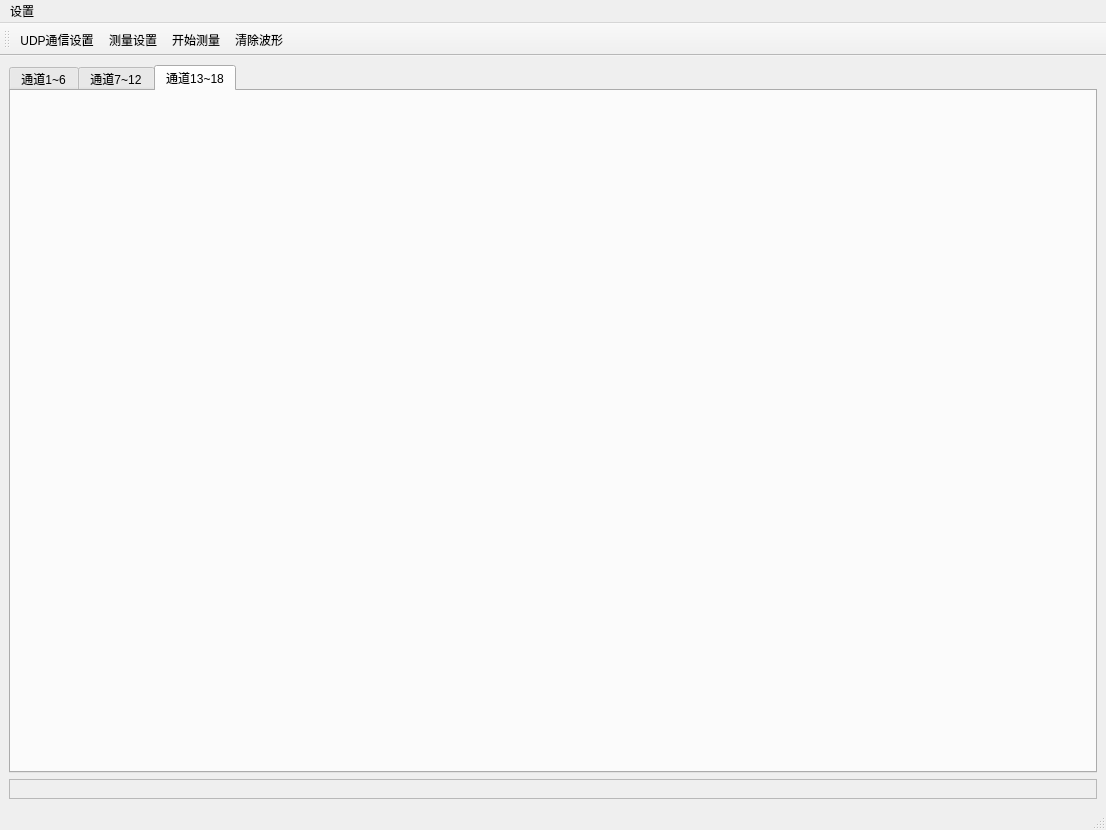
<?xml version="1.0" encoding="UTF-8"?>
<ui version="4.0">
 <class>MyMainWindow</class>
 <widget class="QMainWindow" name="MyMainWindow">
  <property name="geometry">
   <rect>
    <x>0</x>
    <y>0</y>
    <width>1106</width>
    <height>830</height>
   </rect>
  </property>
  <property name="windowTitle">
   <string>MainWindow</string>
  </property>
  <widget class="QWidget" name="centralwidget">
   <layout class="QGridLayout" name="gridLayout_3">
    <item row="0" column="0">
     <widget class="QTabWidget" name="tabWidget">
      <property name="currentIndex">
       <number>2</number>
      </property>
      <widget class="QWidget" name="tab">
       <attribute name="title">
        <string>通道1~6</string>
       </attribute>
       <layout class="QVBoxLayout" name="verticalLayout_3"/>
      </widget>
      <widget class="QWidget" name="tab_2">
       <attribute name="title">
        <string>通道7~12</string>
       </attribute>
       <layout class="QVBoxLayout" name="verticalLayout"/>
      </widget>
      <widget class="QWidget" name="tab_3">
       <attribute name="title">
        <string>通道13~18</string>
       </attribute>
       <layout class="QVBoxLayout" name="verticalLayout_2"/>
      </widget>
     </widget>
    </item>
    <item row="1" column="0">
     <widget class="QFrame" name="frameMeasure">
      <property name="frameShape">
       <enum>QFrame::StyledPanel</enum>
      </property>
      <property name="frameShadow">
       <enum>QFrame::Raised</enum>
      </property>
      <layout class="QHBoxLayout" name="horizontalLayout"/>
     </widget>
    </item>
   </layout>
  </widget>
  <widget class="QMenuBar" name="menubar">
   <property name="geometry">
    <rect>
     <x>0</x>
     <y>0</y>
     <width>1106</width>
     <height>22</height>
    </rect>
   </property>
   <widget class="QMenu" name="menu">
    <property name="title">
     <string>设置</string>
    </property>
    <addaction name="actionUDPConfig"/>
    <addaction name="actionMeasureConfig"/>
   </widget>
   <addaction name="menu"/>
  </widget>
  <widget class="QStatusBar" name="statusbar"/>
  <widget class="QToolBar" name="toolBar">
   <property name="windowTitle">
    <string>toolBar</string>
   </property>
   <property name="toolButtonStyle">
    <enum>Qt::ToolButtonTextBesideIcon</enum>
   </property>
   <attribute name="toolBarArea">
    <enum>TopToolBarArea</enum>
   </attribute>
   <attribute name="toolBarBreak">
    <bool>false</bool>
   </attribute>
   <addaction name="actionUDPConfig"/>
   <addaction name="actionMeasureConfig"/>
   <addaction name="actionStartMeasure"/>
   <addaction name="actionClear"/>
  </widget>
  <action name="actionMeasureConfig">
   <property name="icon">
    <iconset resource="../../../../resources/image/image.qrc">
     <normaloff>:/png/images/设置.png</normaloff>:/png/images/设置.png</iconset>
   </property>
   <property name="text">
    <string>测量设置</string>
   </property>
  </action>
  <action name="actionStartMeasure">
   <property name="checkable">
    <bool>true</bool>
   </property>
   <property name="icon">
    <iconset resource="../../../../resources/image/image.qrc">
     <normaloff>:/png/images/测量.png</normaloff>:/png/images/测量.png</iconset>
   </property>
   <property name="text">
    <string>开始测量</string>
   </property>
  </action>
  <action name="actionUDPConfig">
   <property name="checkable">
    <bool>true</bool>
   </property>
   <property name="icon">
    <iconset resource="../../../../resources/image/image.qrc">
     <normaloff>:/png/images/设置.png</normaloff>:/png/images/设置.png</iconset>
   </property>
   <property name="text">
    <string>UDP通信设置</string>
   </property>
   <property name="toolTip">
    <string>UDP通信设置</string>
   </property>
  </action>
  <action name="actionClear">
   <property name="icon">
    <iconset resource="../../../../resources/image/image.qrc">
     <normaloff>:/png/images/设置.png</normaloff>:/png/images/设置.png</iconset>
   </property>
   <property name="text">
    <string>清除波形</string>
   </property>
   <property name="toolTip">
    <string>清除波形</string>
   </property>
  </action>
 </widget>
 <resources>
  <include location="../../../../resources/image/image.qrc"/>
 </resources>
 <connections/>
</ui>
